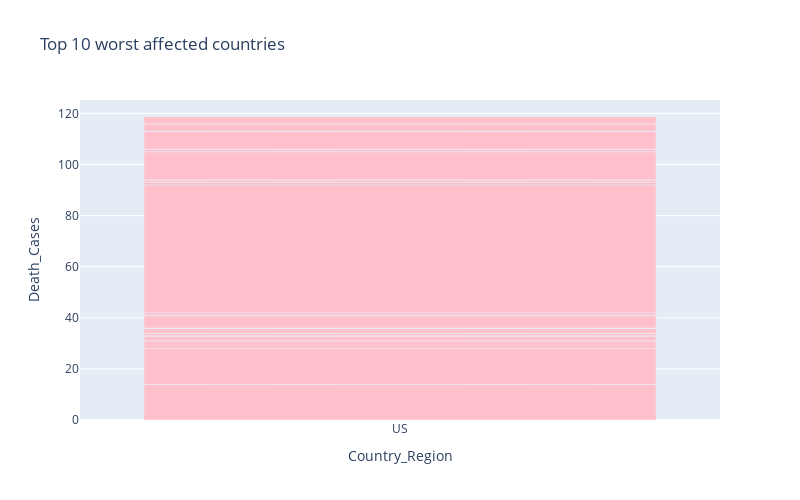

Notebook source saved alongside this figure:
### Code cell
px.bar(
    data.head(60),
    x = "Country_Region",
    y = "Death_Cases",
    title= "Top 10 worst affected countries", # the axis names
    color_discrete_sequence=["pink"], 
    height=500,
    width=800
)

### Figure 1 — Plotly figure (JSON) as saved in the notebook; plotly's stock layout.template omitted (floating-point values rounded to 4 significant figures)
{"data": [{"alignmentgroup": "True", "hovertemplate": "Country_Region=%{x}<br>Death_Cases=%{y}<extra></extra>", "legendgroup": "", "marker": {"color": "pink"}, "name": "", "offsetgroup": "", "orientation": "v", "showlegend": false, "textposition": "auto", "type": "bar", "x": ["US", "US", "US", "US", "US", "US", "US", "US", "US", "US", "US", "US", "US", "US", "US", "US", "US", "US", "US", "US", "US", "US", "US", "US", "US", "US", "US", "US", "US", "US", "US", "US", "US", "US", "US", "US", "US", "US", "US", "US", "US", "US", "US", "US", "US", "US", "US", "US", "US", "US", "US", "US", "US", "US", "US", "US", "US", "US", "US", "US"], "xaxis": "x", "y": [0, 14, 0, 14, 3, 0, 2, 0, 0, 0, 0, 0, 1, 2, 0, 0, 0, 0, 0, 0, 0, 0, 0, 0, 0, 0, 0, 0, 0, 0, 5, 0, 0, 0, 0, 0, 0, 0, 0, 0, 1, 50, 1, 1, 0, 11, 1, 0, 0, 7, 0, 0, 0, 3, 0, 3, 0, 0, 0, 0], "yaxis": "y"}], "layout": {"barmode": "relative", "height": 500, "legend": {"tracegroupgap": 0}, "title": {"text": "Top 10 worst affected countries"}, "width": 800, "xaxis": {"anchor": "y", "domain": [0, 1], "title": {"text": "Country_Region"}}, "yaxis": {"anchor": "x", "domain": [0, 1], "title": {"text": "Death_Cases"}}}}
